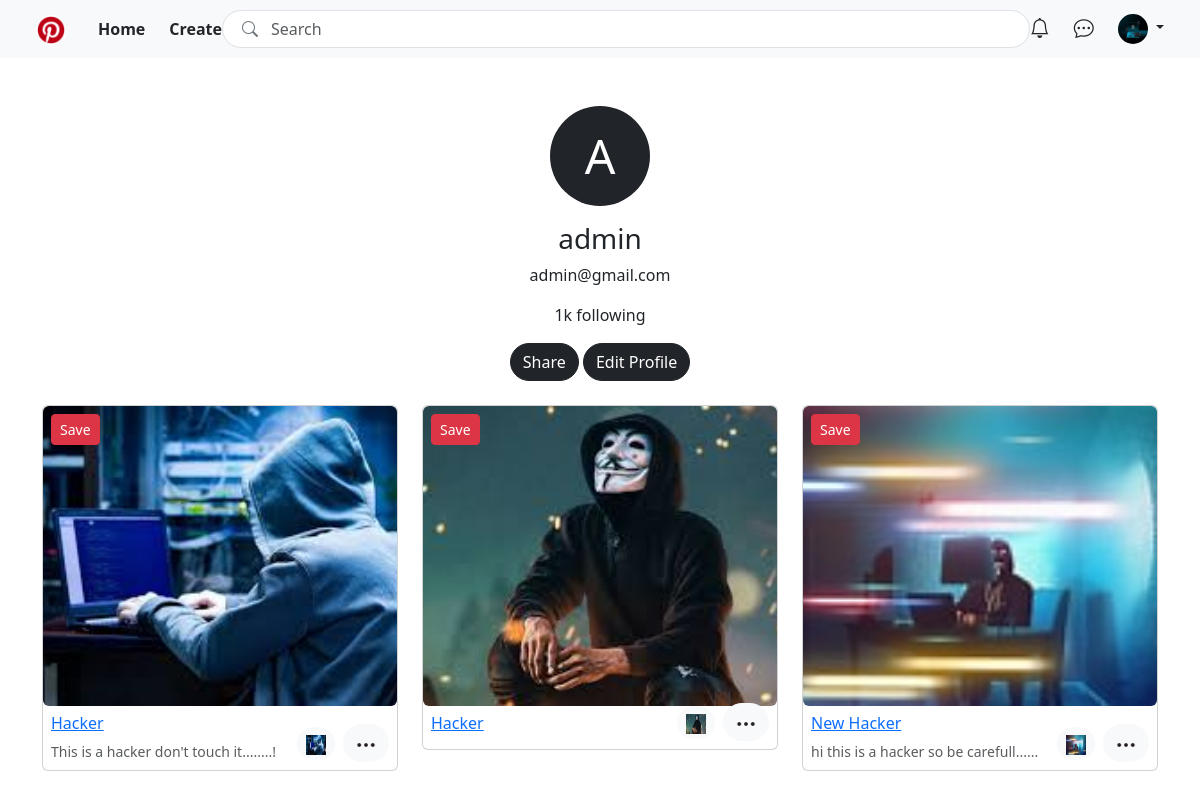
The app's page /profile/ (signed in), older data.
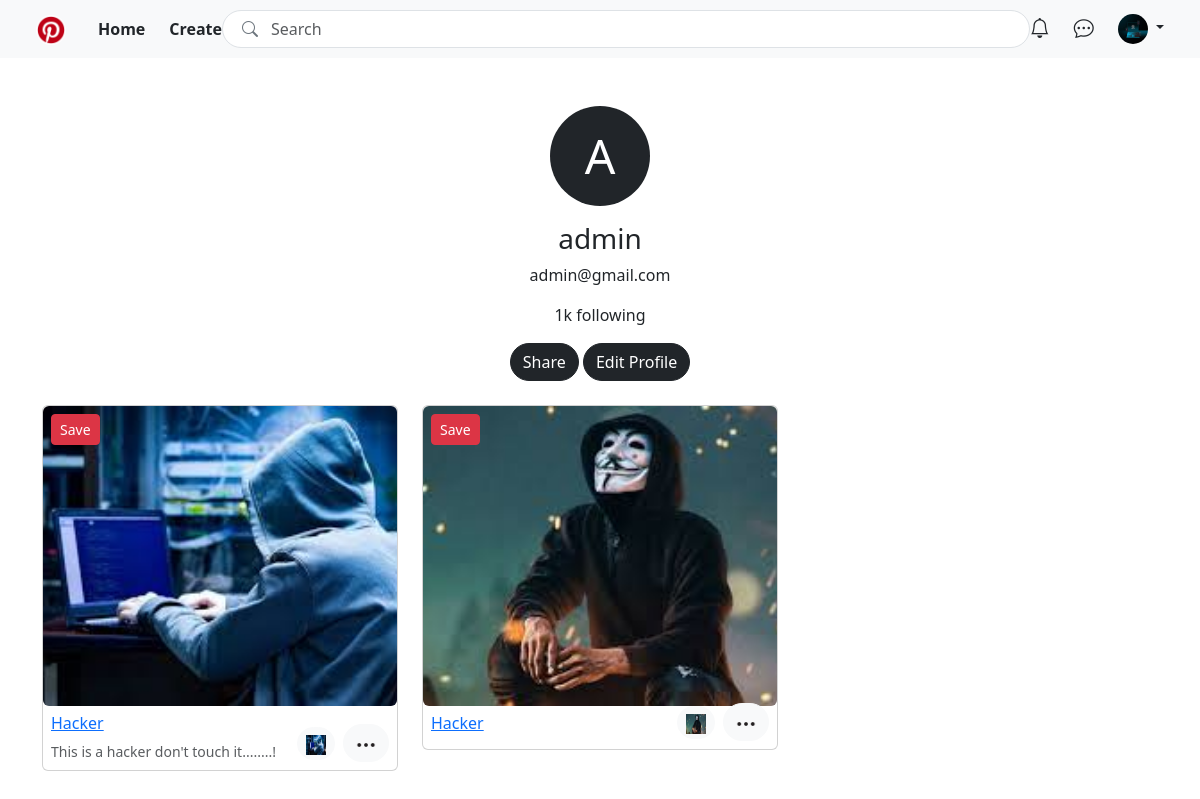
The same page, newer data.
### pin/models.py (models this page shows, shortened)
class Pin(models.Model):
    author = models.ForeignKey(User, on_delete=models.CASCADE)
    title = models.CharField(max_length=100,blank=False)
    description = models.TextField(blank=True)
    pic = models.ImageField(upload_to='pin/',blank=False)

### pin/views.py (the view)
# urls.py: path('profile/',app_views.my_profile),
def my_profile(request):
    my_pins = Pin.objects.filter(author = request.user)
    context = {
        'my_pins': my_pins
    }
    return render(request,'profile.html',context)

### templates/profile.html
{% extends "base.html" %}
{% block content %}
{% load static %}
<div class="container text-center mt-5">
  <div class="profile-icon bg-dark rounded-circle text-white d-inline-flex justify-content-center align-items-center"
    style="width: 100px; height: 100px;">
    <span style="font-size: 48px;">A</span>
  </div>
  <h3 class="mt-3">{{user.username}}</h3>
  <p>{{user.email}}</p>
  <p>1k following</p>
  <div class="mt-3">
    <button class="btn btn-dark rounded-5">Share</button>
    <button class="btn btn-dark rounded-5 ">Edit Profile</button>
  </div>
</div>
<div class="container">
  <div class="row">
    {% for pin in my_pins %}
    <div class="col-md-4 mt-4">
      <div class="card" style="width: 100%; position: relative;">
        <img src="/media/{{pin.pic}}" class="card-img-top rounded" alt="Card Image"
          style="height: 300px; object-fit: cover;">
        <button class="btn btn-danger btn-sm position-absolute top-0 start-0 m-2">Save</button>
        <div class="position-absolute bottom-0 end-0 m-2 d-flex align-items-center">
          <button class="btn btn-light btn-sm me-2 rounded-pill bg-light">
            <i class="fas fa-share"><img style="height: 20px; width: 20px;" src="/media/{{pin.pic}}" alt=""></i>
          </button>
          <button class="btn btn-light rounded-pill bg-light">
            <i class="fas fa-ellipsis-h"><img style="height: 20px; width: 20px;" src="{% static 'img/dots.png' %}"
                alt=""></i>
          </button>
        </div>
        <div class="card-body p-2">
          <h6 class="card-title mb-2 text-truncate">
            <a href="/pin/{{pin.id}}">{{pin.title}}</a>
          </h6>
          <div class="d-flex align-items-center">
            <span class="small text-muted">{{pin.description}}</span>
          </div>
        </div>
      </div>
    </div>
    {% endfor %}
  </div>
</div>
{% endblock %}

Row changes from the older to the newer data that the page shows:
removed Pin: pic (picture), title "New Hacker", description "hi this is a hacker so be carefull......"
